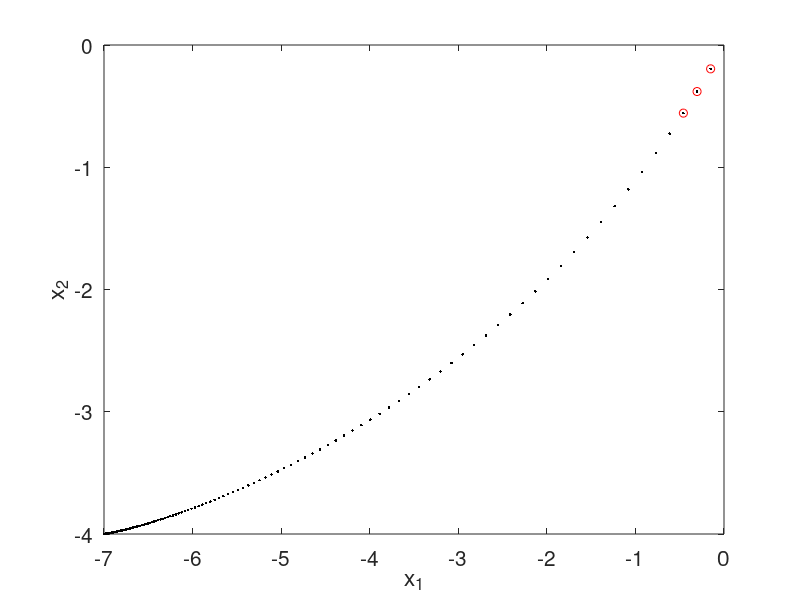

Recreate this plot in MATLAB.
close all
clear all
hold on

%==================================
% solution of system of ODEs
% using the Pozrikidis/Prony method
%
% the starting series is produced
% by Taylor series of exp(tA)
%==================================

%---
% definitions
%---

N = 3;
A = [-1 2 1;-2 -5 -1; -3 4 -5];
b = [3 4 1]';
x0 = [0 0 0]'


N = 2;
A = [-1 2;-2 0];
b = [3 4]';
x0 =[0 0]'

N =2;
A =[-1  1;
     0 -1];
b =[3 4]';
x0 =[0 0]'

Dt=0.4;
Dt=0.2;
Dt=0.1;
Dt=0.01;
Dt=0.05;

tint = 12.0;  % time interval
Np=floor(tint/Dt)

%---
% generate the starting sequence
%---

X=b'/A'
I = eye(N,N);
A2 = A*A;
A3 = A2*A;
A4 = A3*A;

Dx0 = x0-X';

for i=1:N+1
 t = i*Dt;
 x(:,i) = X'+(I+t*A+t^2*A2/2.0+t^3*A3/6.0+t^4*A4/24.0)*Dx0;
end

%---
% solve for alphas
%---

mat(:,1)=x(:,1)-x0;
for i=2:N
  mat(:,i)=x(:,i)-x(:,i-1);
end
rhs = -x(:,N+1)+x(:,N)
sol = rhs'/mat'

al(1) = 1.0;
al0 = 1.0;
for i=1:N
 al(N+2-i) = sol(i);
 al0 = al0+sol(i);
end

%---
% continue the time series
%---

for j=N+2:Np
   x(:,j) = al0*X';
  for q=1:N
    x(:,j) = x(:,j) - al(q+1)* x(:,j-q);
  end
end

%---
% phase space portrait
%---

plot(x(1,1:N+1),x(2,1:N+1),'ro')
plot(x(1,:),x(2,:),'k.')
%plot(x(1,:),x(2,:),'--')
xlabel('x_1','fontsize',15)
ylabel('x_2','fontsize',15)
set(gca,'fontsize',15)
box
